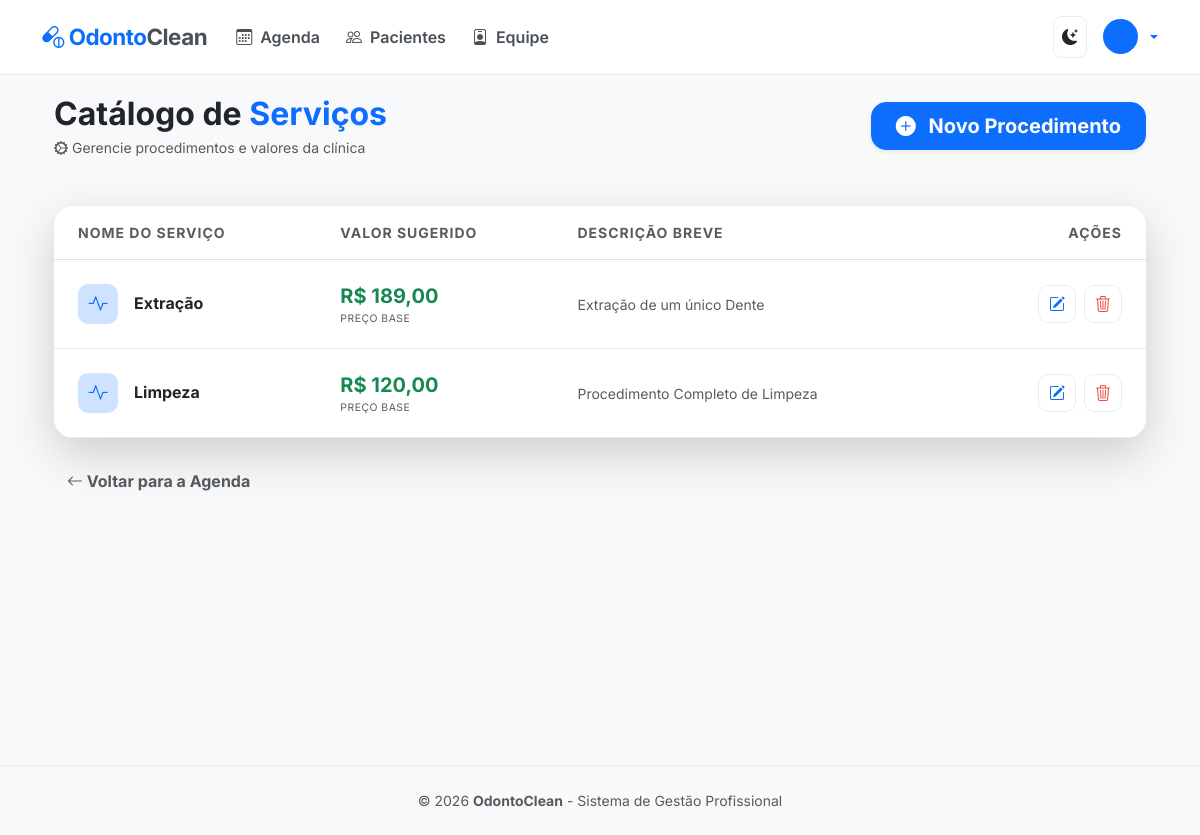
Screenshot of /procedimentos/ with the database file from the repository.
### agendamentos/models.py (models this page shows, shortened)
class Procedimento(models.Model):
    nome = models.CharField(max_length=100, verbose_name="Nome do Procedimento")
    descricao = models.TextField(blank=True, null=True, verbose_name="Descrição")
    valor = models.DecimalField(max_digits=10, decimal_places=2, verbose_name="Valor (R$)")

### agendamentos/views.py (the view)
# urls.py: path('procedimentos/', views.procedimentos_lista, name='procedimentos_lista'),
def procedimentos_lista(request):
    procedimentos = Procedimento.objects.all().order_by('nome')
    return render(request, 'agendamentos/procedimentos.html', {'procedimentos': procedimentos})

### agendamentos/templates/agendamentos/procedimentos.html (shortened to what this page needs)
{% extends 'agendamentos/base.html' %}
{% block content %}
<div class="container animate__animated animate__fadeIn">
    <div class="d-flex justify-content-between align-items-center mb-5 flex-wrap gap-3">
        <div>
            <h1 class="h2 fw-bold mb-1" style="color: var(--text-main);">Catálogo de <span class="text-primary">Serviços</span></h1>
            <p class="text-muted small mb-0"><i class="bi bi-gear-wide-connected"></i> Gerencie procedimentos e valores da clínica</p>
        </div>
        <a href="{% url 'procedimento_novo' %}" class="btn btn-primary btn-lg px-4 shadow-sm fw-bold" style="border-radius: 15px;">
            <i class="bi bi-plus-circle-fill me-2"></i> Novo Procedimento
        </a>
    </div>
    <div class="card border-0 shadow-lg overflow-hidden" style="border-radius: 20px; background: var(--bg-card);">
        <div class="table-responsive">
            <table class="table align-middle mb-0 table-hover">
                <thead style="background-color: var(--table-hover);">
                    <tr>
                        <th class="ps-4 py-3 text-muted small fw-bold text-uppercase" style="letter-spacing: 1px;">Nome do Serviço</th>
                        <th class="py-3 text-muted small fw-bold text-uppercase" style="letter-spacing: 1px;">Valor Sugerido</th>
                        <th class="py-3 text-muted small fw-bold text-uppercase" style="letter-spacing: 1px;">Descrição Breve</th>
                        <th class="pe-4 py-3 text-end text-muted small fw-bold text-uppercase" style="letter-spacing: 1px;">Ações</th>
                    </tr>
                </thead>
                <tbody>
                    {% for p in procedimentos %}
                    <tr class="agenda-row">
                        <td class="ps-4 py-4">
                            <div class="d-flex align-items-center">
                                <div class="service-icon me-3 bg-primary-subtle text-primary">
                                    <i class="bi bi-activity"></i>
                                </div>
                                <span class="fw-bold h6 mb-0" style="color: var(--text-main);">{{ p.nome }}</span>
                            </div>
                        </td>
                        <td>
                            <div class="d-flex flex-column">
                                <span class="fw-bold text-success fs-5">R$ {{ p.valor }}</span>
                                <span class="text-muted extra-small">Preço base</span>
                            </div>
                        </td>
                        <td style="max-width: 300px;">
                            <p class="text-muted small mb-0 text-truncate" title="{{ p.descricao }}">
                                {{ p.descricao|default:"Sem descrição cadastrada." }}
                            </p>
                        </td>
                        <td class="pe-4 text-end">
                            <div class="d-flex justify-content-end gap-2">
                                <a href="{% url 'procedimento_editar' p.pk %}" class="btn-action-modern edit" title="Editar Serviço">
                                    <i class="bi bi-pencil-square"></i>
                                </a>
                                <a href="{% url 'procedimento_excluir' p.pk %}" class="btn-action-modern delete" title="Remover Serviço">
                                    <i class="bi bi-trash3"></i>
                                </a>
                            </div>
                        </td>
                    </tr>
                    {% endfor %}
                </tbody>
            </table>
        </div>
    </div>
    <div class="mt-4">
        <a href="{% url 'index' %}" class="btn btn-link text-muted text-decoration-none small fw-bold">
            <i class="bi bi-arrow-left"></i> Voltar para a Agenda
        </a>
    </div>
</div>
{% endblock %}

### agendamentos/templates/agendamentos/base.html (style rules this page uses)
:root { --bg-body: #f8f9fa; --bg-navbar: #ffffff; --text-main: #212529; --primary-blue: #0d6efd; --border-color: #e9ecef; --nav-link: #495057; }
body { background-color: var(--bg-body); color: var(--text-main); font-family: 'Inter', sans-serif; transition: background 0.3s ease; }

### agendamentos/templates/agendamentos/procedimentos.html (style rules this page uses)
.service-icon { width: 40px; height: 40px; border-radius: 10px; display: flex; align-items: center; justify-content: center; font-size: 1.2rem; }
.extra-small { font-size: 0.65rem; text-transform: uppercase; letter-spacing: 0.5px; }
.btn-action-modern { width: 38px; height: 38px; border-radius: 10px; display: inline-flex; align-items: center; justify-content: center; text-decoration: none; transition: 0.2s; border: 1px solid var(--border-color); background: var(--bg-card); }
.btn-action-modern.edit { color: var(--primary-blue); }
.btn-action-modern.delete { color: #e74c3c; }
.agenda-row { transition: background 0.2s; border-bottom: 1px solid var(--border-color) !important; }
.text-truncate { display: block; white-space: nowrap; overflow: hidden; text-overflow: ellipsis; }

### rows the page displays
Procedimento: nome "Extração", valor "189,00", descricao "Extração de um único Dente"
Procedimento: nome "Limpeza", valor "120,00", descricao "Procedimento Completo de Limpeza"
